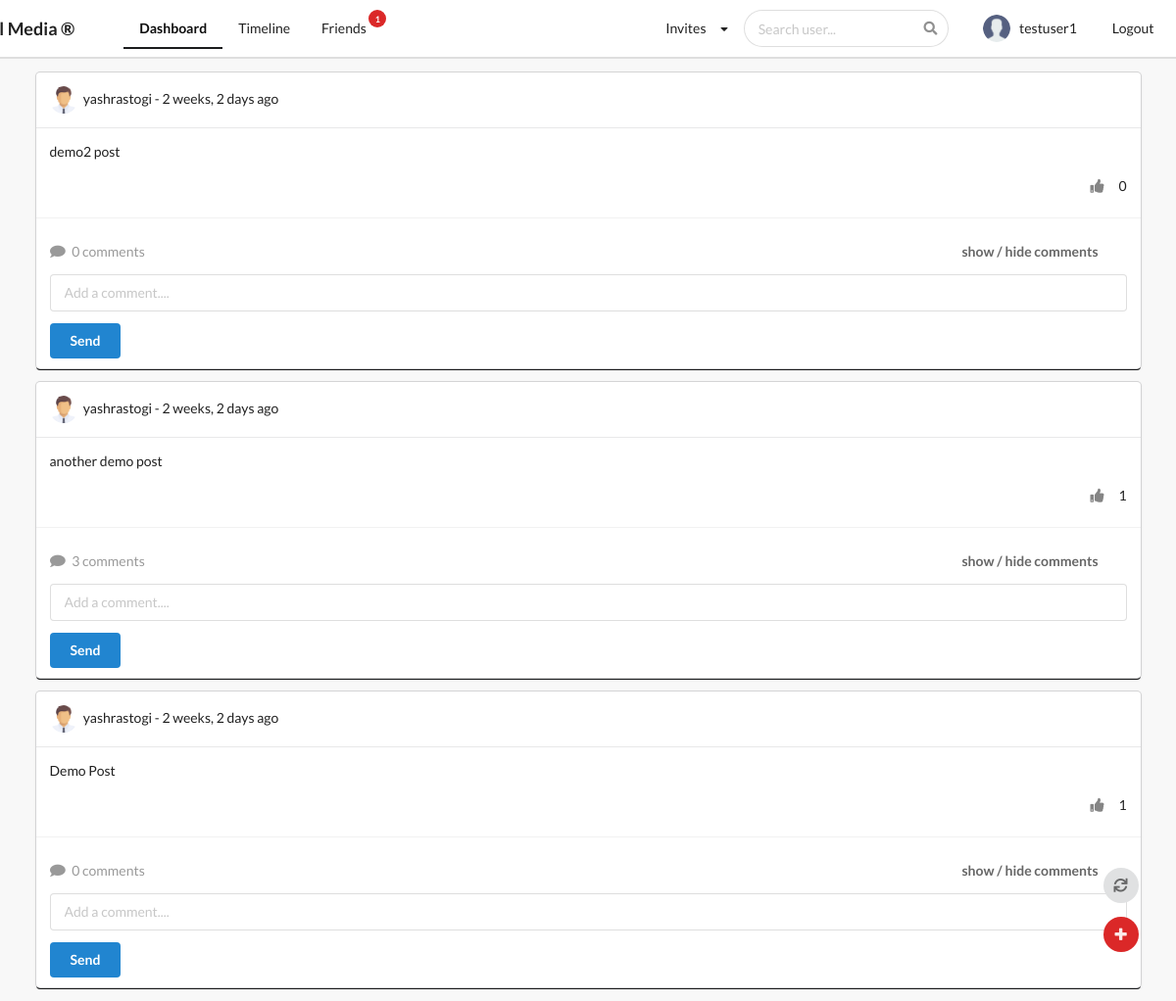
The page /posts/ (signed in) on the database as committed earlier.
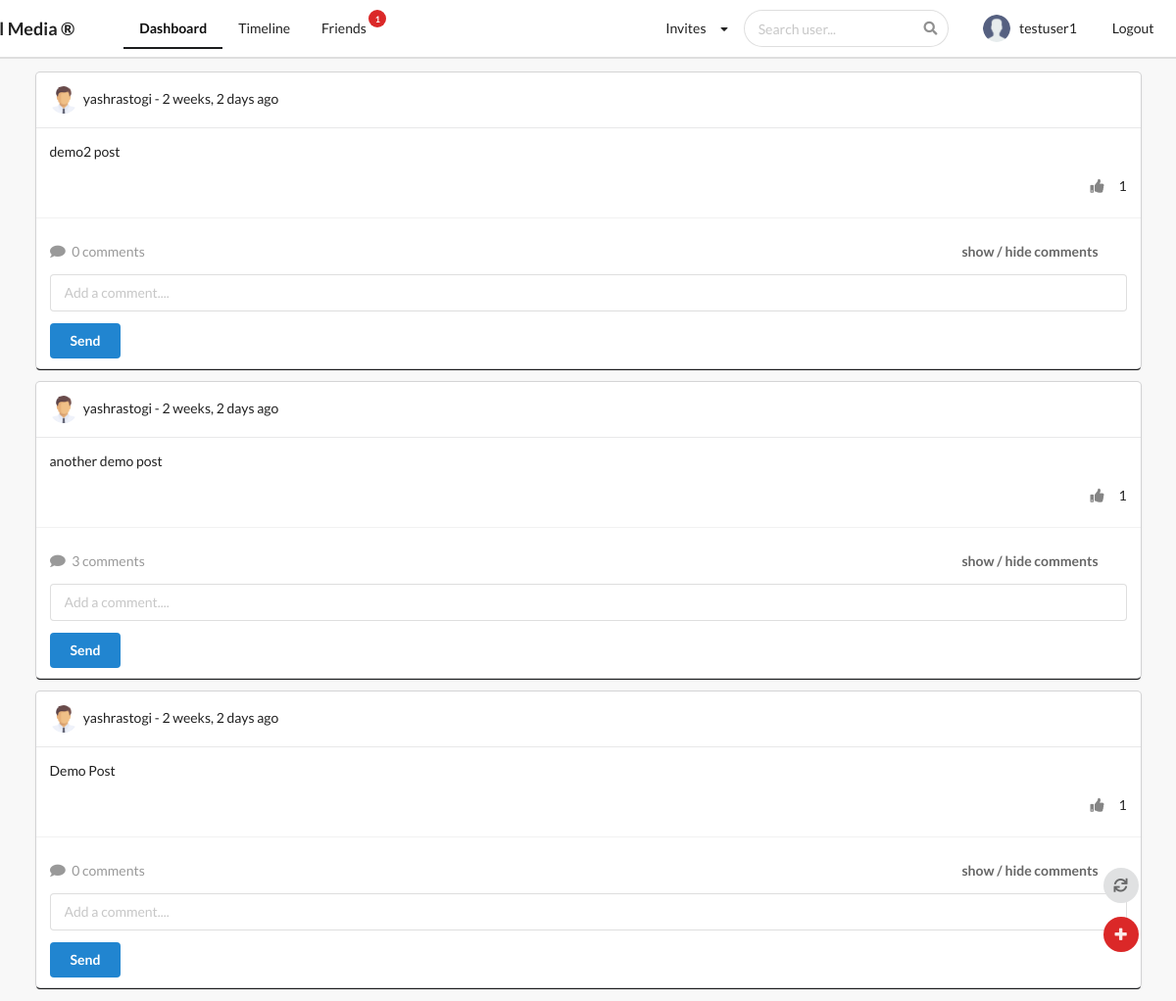
The same page on the database as committed later.
### posts/models.py (models this page shows, shortened)
class Post(models.Model):
    content = models.TextField()
    image = models.ImageField(upload_to='posts/', validators = [FileExtensionValidator(['png','jpg','jpeg'])], blank = True)
    liked = models.ManyToManyField(Profile, blank=True, related_name='likes')
    updated = models.DateTimeField(auto_now=True)
    created = models.DateTimeField(auto_now_add=True)
    author = models.ForeignKey(Profile, on_delete=models.CASCADE, related_name='posts')
    def no_of_likes(self):
        return self.liked.all().count()
    def no_of_comments(self):
        return self.comment_set.all().count()
    class Meta:
        ordering = ('-created',)    #newer post will be at the top and older post will be at bottom

### profiles/models.py (models this page shows, shortened)
class Profile(models.Model):
    first_name = models.CharField(max_length = 200, blank = True)
    last_name = models.CharField(max_length = 200, blank = True)
    user = models.OneToOneField(settings.AUTH_USER_MODEL,on_delete=models.CASCADE)
    bio = models.TextField(default = "no bio", max_length=300, blank = True)
    email = models.EmailField(max_length = 200,blank = True)
    country = models.CharField(choices = COUNTRY_CHOICES, max_length = 100,blank = True)
    avatar = models.ImageField(default = "avatar.png", upload_to = 'avatars/')
    friends = models.ManyToManyField(settings.AUTH_USER_MODEL, blank = True, related_name='friends')
    slug = models.SlugField(unique = True, blank = True)
    updated = models.DateTimeField(auto_now=True)
    created =  models.DateTimeField(auto_now_add=True)
    objects = ProfileManager()
    __initial_first_name = None
    __initial_last_name = None
    def __init__(self,*args, **kwargs):
        super().__init__(*args, **kwargs)
        self.__initial_first_name = self.first_name
        self.__initial_last_name = self.last_name
    def get_friends(self):
        return self.friends.all()
    def get_friends_no(self):
        return self.friends.all().count()

### posts/views.py (the view, shortened to what this page needs)
# urls.py: path('', post_comment_create_and_list_view, name='main_post_view'),
@login_required
def post_comment_create_and_list_view(request):
    qs = Post.objects.all()
    profile = Profile.objects.get(user=request.user)
    friends = profile.get_friends()
    friends_profile = []
    for person in friends:
        temp = Profile.objects.get(user=person)
        friends_profile.append(temp)
    required_profiles = set()
    for person in friends_profile:
        required_profiles.add(person)
    required_profiles.add(profile)
    required_posts = []
    for post in qs:
        if post.author in required_profiles:
            required_posts.append(post)
    is_empty = False
    if len(required_posts) == 0:
        is_empty = True
    p_form = PostModelForm()
    post_added = False
    c_form = CommentModelForm()
    context = {
        'qs':required_posts,
        'profile':profile,
        'p_form':p_form,
        'c_form':c_form,
        'post_added':post_added,
        'is_empty':is_empty,
    }
    return render(request, 'posts/main.html', context)

### posts/forms.py
class PostModelForm(forms.ModelForm):
    content = forms.CharField(widget=forms.Textarea(attrs={'rows':4}))
    class Meta:
        model = Post
        fields = ("content","image",)

class CommentModelForm(forms.ModelForm):
    body = forms.CharField(label="", widget=forms.TextInput(attrs={"placeholder":'Add a comment....'}))
    class Meta:
        model = Comment
        fields = ("body",)

### profiles/context_processors.py (called while the page is built)
def profile_dp(request):
    if request.user.is_authenticated:
        profile_obj = Profile.objects.get(user=request.user)
        pic = profile_obj.avatar
        return {'picture':pic}
    return {}

def invitation_received_no(request):
    if request.user.is_authenticated:
        profile_obj = Profile.objects.get(user=request.user)
        qs_count = Relationship.objects.invitations_received(profile_obj).count()
        return {'invites_no':qs_count}
    return {}

def friends_no(request):
    if request.user.is_authenticated:
        profile_obj = Profile.objects.get(user=request.user)
        count = profile_obj.get_friends_no()
        return {'friend_count':count}
    return {}

### posts/templates/posts/main.html (shortened to what this page needs)
{% extends 'base.html' %}
{% block content %}
<div class="ui grid">
    <div class="sixteen wide column">
        {% if is_empty %}
        <div style="margin-top: 200px;" align="center">
            <h3>No Post available</h3>
        </div>
        {% else %}
        {% for obj in qs %}
        <div class="ui fluid black card">
            <div class="content">
                <div class="right floated meta">
                    <div class="ui grid">
                        <div class="row">
                        </div>
                    </div>
                </div>
                <img class="ui avatar image" src={{obj.author.avatar.url}}>
                {{ obj.author.user }} - {{ obj.created|timesince}} ago
            </div>
            <div class="content">
                <p> {{ obj.content }} </p>
                <div class="right floated">
                    <form action="{% url 'posts:like_post_view' %}" method="POST">
                        {% if profile not in obj.liked.all %}
                        <button type="submit" class="ui button"
                            style="background-color: transparent !important; width: 10px !important"><i
                                class="thumbs up icon"></i>
                        </button>
                        <span>{{obj.no_of_likes}}</span>
                        {% else %}
                        <button type="submit" class="ui button"
                            style="background-color: transparent !important; width: 10px !important"><i
                                class="thumbs down icon"></i>
                        </button>
                        <span>{{obj.no_of_likes}}</span>
                        {% endif %}
                    </form>
                </div>
            </div>
            <div class="extra content">
                <i class="comment icon"></i>
                <span> {{ obj.no_of_comments }} comments</span>
                <button class="cmt_btn ui button"
                    style="margin-bottom: 5px; margin-left:810px; background-color: transparent !important;">show /
                    hide comments</button>
                <form action="" method="POST" class='ui fluid form'>
                    {{ c_form.as_p }}
                    <button type="submit" name="submit_c_form" class="ui primary button mt-5 w-full">Send</button>
                </form>
            </div>
        </div>
        {% endfor %}
        {% endif %}
    </div>
</div>
<div style="position:fixed; right:35px; bottom:100px;">
    <a href="{% url 'posts:main_post_view' %}"><button title="refresh" class="circular ui icon medium white button"><i class="refresh icon"></i></button></a>
</div>
<div style="position:fixed; right:35px; bottom:50px;">
    <button title="add post" id='modal-btn2' class="circular ui icon medium red button"><i class="plus icon"></i></button>
</div>
{% endblock content %}

Rows that differ between the two databases and show on the page:
changed Post "demo2 post": no_of_likes "0" → "1"
